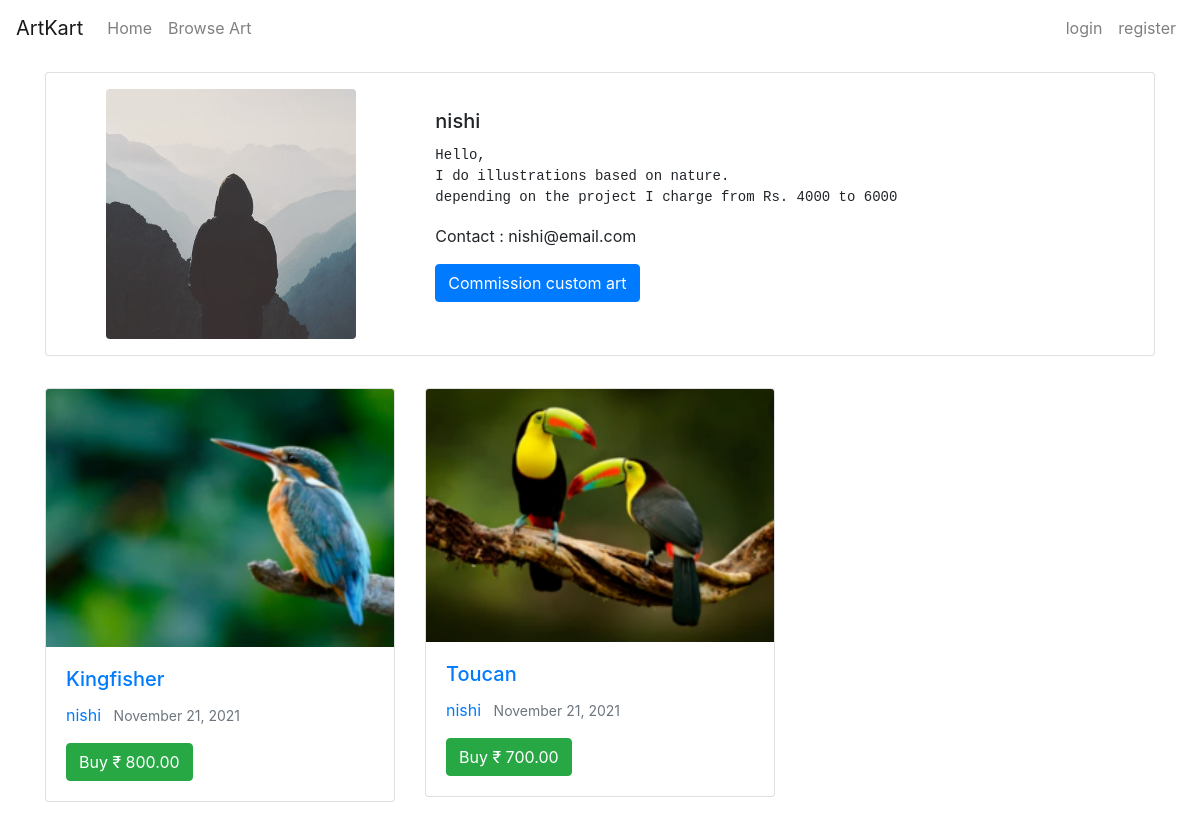
Before: /user/8/ with the older database file.
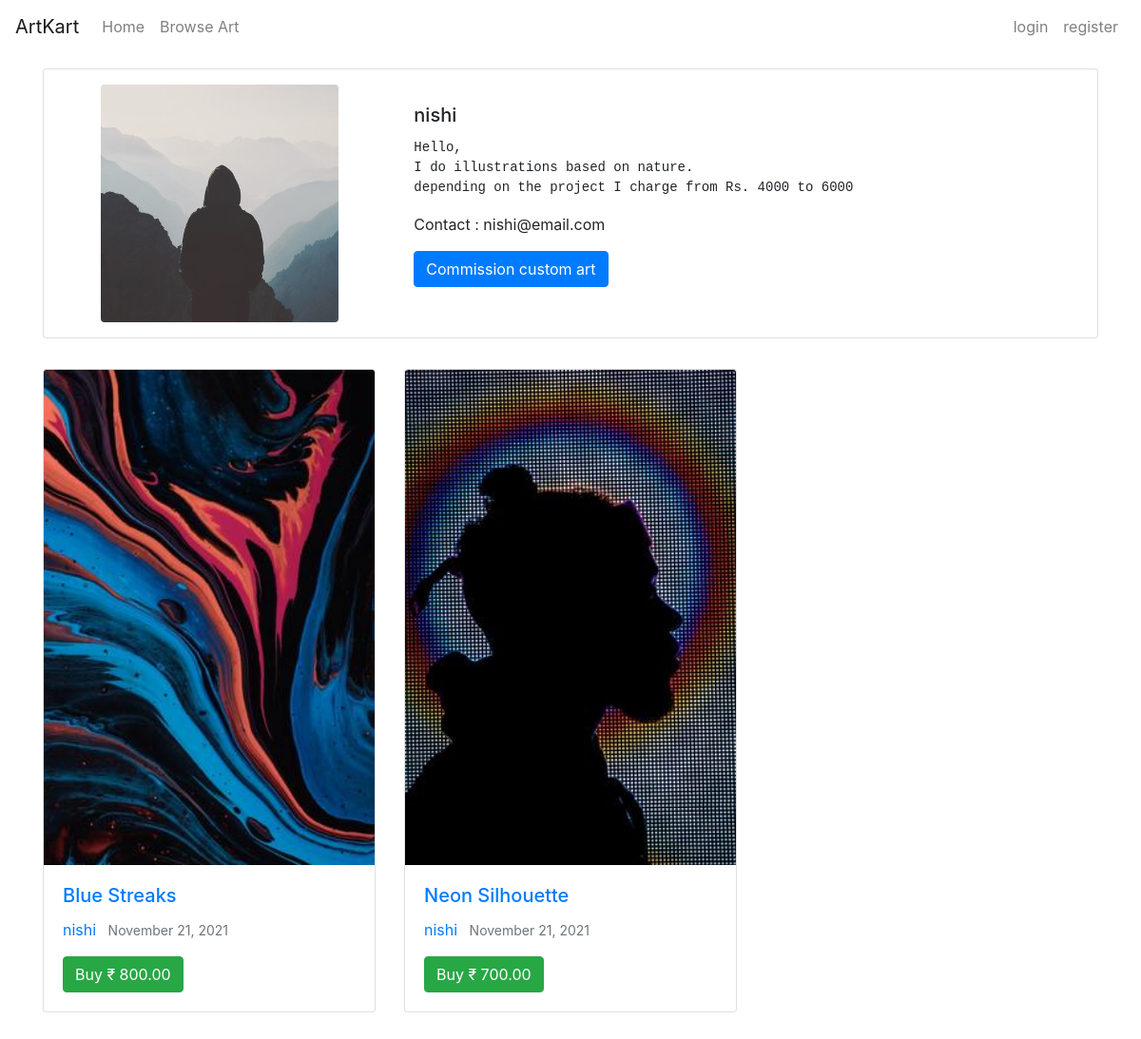
After: the same page with the newer database file.
### blog/models.py (models this page shows, shortened)
class Post(models.Model):
    title = models.CharField(max_length=100)
    description = models.TextField()
    date_posted = models.DateTimeField(default=timezone.now)
    author = models.ForeignKey(User, on_delete=models.CASCADE)
    image = models.ImageField(default='default.jpg', upload_to='art')
    public = models.BooleanField(default=False)
    price = models.DecimalField(max_digits=7, decimal_places=2, default=0.00)
    category = models.CharField(max_length=20, choices=category_list, default=category_list[-1][0])

### users/views.py (the view)
# urls.py: path('<int:pk>/', user_detail, name='user-profile'),
def user_detail(request, pk):
    userobj = User.objects.get(id=pk)
    profile = userobj.profile
    posts = userobj.post_set.filter(public=True)
    if request.user.id == pk:
        posts = userobj.post_set.all()
    context = {
        'profile' : profile,
        'posts' : posts
    }
    return render(request, 'users/user_info.html', context)

### users/templates/users/user_info.html
{% extends "blog/base.html" %}
{% block content %}
<div class="container">
    <div class="card mt-3 mb-3 pt-3 pb-3">
        <div class="row no-gutters">
            <div class="col-md-4">
                <div class="text-center">
                    <img src="{{ profile.image.url }}" class="rounded">
                </div>
            </div>
            <div class="col-md-8">
                <div class="card-body">
                    <h5 class="card-title">{{ profile.user.username }}</h5>
                    <pre class="card-text">{{ profile.description }}</pre>
                    <p class="card-text">Contact : {{ profile.user.email }} </p>
                    <a href="{% url 'order-initiate' profile.user.id %}" class="btn btn-primary">Commission custom art</a>
                </div>
            </div>
        </div>
    </div>
</div>
<div class="container">
    <div class="row py-3">
        <div class="col" id="main">
            <div class="row row-cols-3">
                {% for post in posts %}
                <div class="col mb-3">
                    <div class="card">
                        <img src="{{ post.image.url }}" class="card-img-top">
                        <div class="card-body">
                            <h5 class="card-title"><a href="{% url 'post-detail' post.id %}">{{ post.title }}</a></h5>
                            <p class="card-text">
                                <a class="mr-2" href="{% url 'user-profile' post.author.id %}">{{ post.author }}</a>
                                <small class="text-muted">{{ post.date_posted|date:"F d, Y" }}</small>
                            </p>
                            <a href="{% url 'item-buy' post.id %}" class="btn btn-success">Buy &#8377; {{ post.price }}</a>
                        </div>
                    </div>
                </div>
                {% endfor %}
            </div>
        </div>
    </div>
</div>
{% endblock content %}

Changed rows visible on the page:
changed Post: image: a different picture; title "Kingfisher" → "Blue Streaks"
changed Post: image: a different picture; title "Toucan" → "Neon Silhouette"
